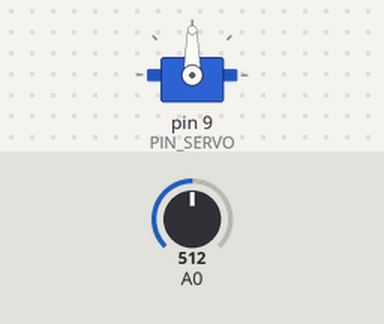
A sketch run on a simulated Arduino Uno, built with avr-gcc and run on an emulated ATmega328P. Shown: servo. The inputs (shaded band) are chosen by the test bench; at power-on: A0 = 512.

Above: at 1.2 s.
1.3 s: A0 set to 716
At 2.2 s:
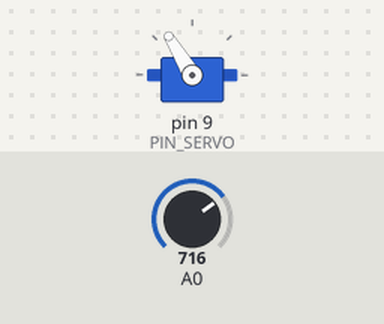
2.8 s: A0 set to 900
At 3.3 s:
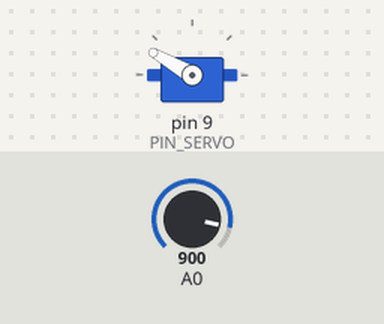
4.3 s: A0 set to 1023
At 5.5 s:
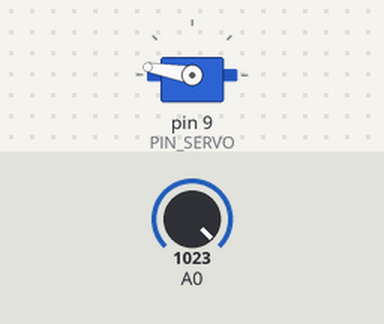
5.8 s: A0 set to 306
At 6.8 s:
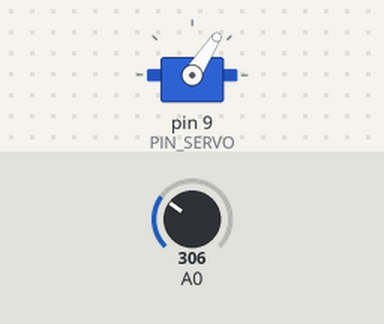
7.3 s: A0 set to 122
At 7.9 s:
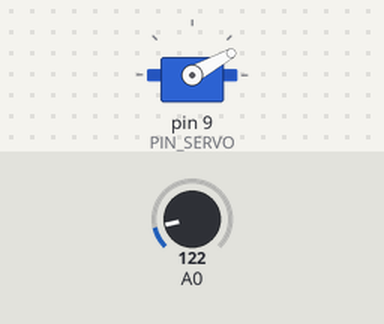
Timing chart, 0 to 9.8 s (numbered marks = the images above; inputs shaded):
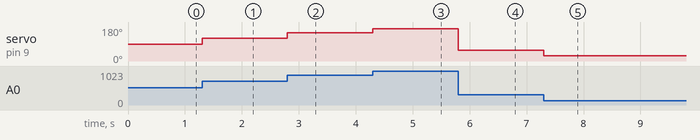

Measured:
- after the input at 1.3 s, servo on pin 9 (PIN_SERVO): 90° → 121° at once
- after the input at 2.8 s, servo on pin 9 (PIN_SERVO): 121° → 150° at once
- after the input at 4.3 s, servo on pin 9 (PIN_SERVO): 150° → 170° at once
- after the input at 5.8 s, servo on pin 9 (PIN_SERVO): 170° → 57° at once
- after the input at 7.3 s, servo on pin 9 (PIN_SERVO): 57° → 29° at once

The sketch:

Ejercicio04-Ruperez.ino
```cpp
#include <Servo.h>
#define PIN_SERVO 9 //alias para el pin del servo
int pos = 0; //variable pos tipo entero inicializo a 0
Servo miservo; //objeto servo lo llamo miservo
void setup() {
  // put your setup code here, to run once:
 miservo.attach(PIN_SERVO); //asignar el pin_servo pin9 al servo definido arriba
}
void loop() {
  pos = map (analogRead (A0),0,1023,10,170); // escalar 0-1023 (entrada analogica A0) a 10-170
  miservo.write(pos);
}
```
